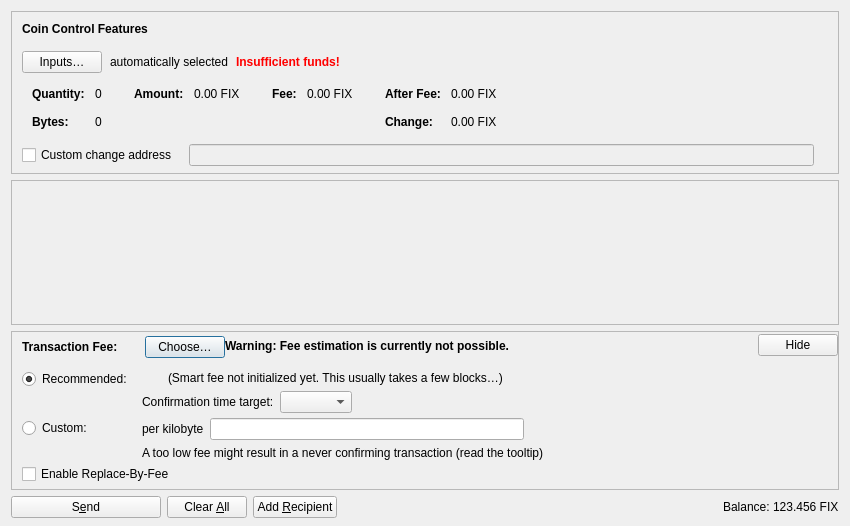
<?xml version="1.0" encoding="UTF-8"?>
<ui version="4.0">
 <class>SendCoinsDialog</class>
 <widget class="QDialog" name="SendCoinsDialog">
  <property name="geometry">
   <rect>
    <x>0</x>
    <y>0</y>
    <width>850</width>
    <height>526</height>
   </rect>
  </property>
  <property name="windowTitle">
   <string>Send Coins</string>
  </property>
  <layout class="QVBoxLayout" name="verticalLayout" stretch="0,1,0,0">
   <property name="bottomMargin">
    <number>8</number>
   </property>
   <item>
    <widget class="QFrame" name="frameCoinControl">
     <property name="sizePolicy">
      <sizepolicy hsizetype="Expanding" vsizetype="Expanding">
       <horstretch>0</horstretch>
       <verstretch>0</verstretch>
      </sizepolicy>
     </property>
     <property name="maximumSize">
      <size>
       <width>16777215</width>
       <height>16777215</height>
      </size>
     </property>
     <property name="frameShape">
      <enum>QFrame::StyledPanel</enum>
     </property>
     <property name="frameShadow">
      <enum>QFrame::Sunken</enum>
     </property>
     <layout class="QVBoxLayout" name="verticalLayoutCoinControl2">
      <property name="spacing">
       <number>0</number>
      </property>
      <property name="leftMargin">
       <number>0</number>
      </property>
      <property name="topMargin">
       <number>0</number>
      </property>
      <property name="rightMargin">
       <number>0</number>
      </property>
      <property name="bottomMargin">
       <number>6</number>
      </property>
      <item>
       <layout class="QVBoxLayout" name="verticalLayoutCoinControl" stretch="0,0,0,0,1">
        <property name="spacing">
         <number>0</number>
        </property>
        <property name="leftMargin">
         <number>10</number>
        </property>
        <property name="topMargin">
         <number>10</number>
        </property>
        <item>
         <layout class="QHBoxLayout" name="horizontalLayoutCoinControl1">
          <property name="bottomMargin">
           <number>15</number>
          </property>
          <item>
           <widget class="QLabel" name="labelCoinControlFeatures">
            <property name="sizePolicy">
             <sizepolicy hsizetype="Preferred" vsizetype="Maximum">
              <horstretch>0</horstretch>
              <verstretch>0</verstretch>
             </sizepolicy>
            </property>
            <property name="font">
             <font>
              <weight>75</weight>
              <bold>true</bold>
             </font>
            </property>
            <property name="styleSheet">
             <string notr="true">font-weight:bold;</string>
            </property>
            <property name="text">
             <string>Coin Control Features</string>
            </property>
           </widget>
          </item>
         </layout>
        </item>
        <item>
         <layout class="QHBoxLayout" name="horizontalLayoutCoinControl2" stretch="0,0,0,0">
          <property name="spacing">
           <number>8</number>
          </property>
          <property name="bottomMargin">
           <number>10</number>
          </property>
          <item>
           <widget class="QPushButton" name="pushButtonCoinControl">
            <property name="styleSheet">
             <string notr="true"/>
            </property>
            <property name="text">
             <string>Inputs…</string>
            </property>
            <property name="autoDefault">
             <bool>false</bool>
            </property>
           </widget>
          </item>
          <item>
           <widget class="QLabel" name="labelCoinControlAutomaticallySelected">
            <property name="text">
             <string>automatically selected</string>
            </property>
            <property name="margin">
             <number>5</number>
            </property>
           </widget>
          </item>
          <item>
           <widget class="QLabel" name="labelCoinControlInsuffFunds">
            <property name="font">
             <font>
              <weight>75</weight>
              <bold>true</bold>
             </font>
            </property>
            <property name="styleSheet">
             <string notr="true">color:red;font-weight:bold;</string>
            </property>
            <property name="text">
             <string>Insufficient funds!</string>
            </property>
            <property name="margin">
             <number>5</number>
            </property>
           </widget>
          </item>
          <item>
           <spacer name="horizontalSpacerCoinControl">
            <property name="orientation">
             <enum>Qt::Horizontal</enum>
            </property>
            <property name="sizeHint" stdset="0">
             <size>
              <width>40</width>
              <height>1</height>
             </size>
            </property>
           </spacer>
          </item>
         </layout>
        </item>
        <item>
         <widget class="QWidget" name="widgetCoinControl" native="true">
          <property name="sizePolicy">
           <sizepolicy hsizetype="Preferred" vsizetype="Preferred">
            <horstretch>0</horstretch>
            <verstretch>0</verstretch>
           </sizepolicy>
          </property>
          <property name="minimumSize">
           <size>
            <width>0</width>
            <height>0</height>
           </size>
          </property>
          <property name="styleSheet">
           <string notr="true"/>
          </property>
          <layout class="QHBoxLayout" name="horizontalLayoutCoinControl5">
           <property name="leftMargin">
            <number>0</number>
           </property>
           <property name="topMargin">
            <number>0</number>
           </property>
           <property name="rightMargin">
            <number>0</number>
           </property>
           <property name="bottomMargin">
            <number>0</number>
           </property>
           <item>
            <layout class="QHBoxLayout" name="horizontalLayoutCoinControl3" stretch="0,0,0,1">
             <property name="spacing">
              <number>20</number>
             </property>
             <property name="topMargin">
              <number>0</number>
             </property>
             <property name="bottomMargin">
              <number>10</number>
             </property>
             <item>
              <layout class="QFormLayout" name="formLayoutCoinControl1">
               <property name="labelAlignment">
                <set>Qt::AlignLeft|Qt::AlignVCenter</set>
               </property>
               <property name="horizontalSpacing">
                <number>10</number>
               </property>
               <property name="verticalSpacing">
                <number>14</number>
               </property>
               <property name="leftMargin">
                <number>10</number>
               </property>
               <property name="topMargin">
                <number>4</number>
               </property>
               <property name="rightMargin">
                <number>6</number>
               </property>
               <item row="0" column="0">
                <widget class="QLabel" name="labelCoinControlQuantityText">
                 <property name="font">
                  <font>
                   <weight>75</weight>
                   <bold>true</bold>
                  </font>
                 </property>
                 <property name="text">
                  <string>Quantity:</string>
                 </property>
                 <property name="margin">
                  <number>0</number>
                 </property>
                </widget>
               </item>
               <item row="0" column="1">
                <widget class="QLabel" name="labelCoinControlQuantity">
                 <property name="cursor">
                  <cursorShape>IBeamCursor</cursorShape>
                 </property>
                 <property name="contextMenuPolicy">
                  <enum>Qt::ActionsContextMenu</enum>
                 </property>
                 <property name="text">
                  <string notr="true">0</string>
                 </property>
                 <property name="margin">
                  <number>0</number>
                 </property>
                 <property name="textInteractionFlags">
                  <set>Qt::LinksAccessibleByMouse|Qt::TextSelectableByKeyboard|Qt::TextSelectableByMouse</set>
                 </property>
                </widget>
               </item>
               <item row="1" column="0">
                <widget class="QLabel" name="labelCoinControlBytesText">
                 <property name="font">
                  <font>
                   <weight>75</weight>
                   <bold>true</bold>
                  </font>
                 </property>
                 <property name="text">
                  <string>Bytes:</string>
                 </property>
                </widget>
               </item>
               <item row="1" column="1">
                <widget class="QLabel" name="labelCoinControlBytes">
                 <property name="cursor">
                  <cursorShape>IBeamCursor</cursorShape>
                 </property>
                 <property name="contextMenuPolicy">
                  <enum>Qt::ActionsContextMenu</enum>
                 </property>
                 <property name="text">
                  <string notr="true">0</string>
                 </property>
                 <property name="textInteractionFlags">
                  <set>Qt::LinksAccessibleByMouse|Qt::TextSelectableByKeyboard|Qt::TextSelectableByMouse</set>
                 </property>
                </widget>
               </item>
              </layout>
             </item>
             <item>
              <layout class="QFormLayout" name="formLayoutCoinControl2">
               <property name="horizontalSpacing">
                <number>10</number>
               </property>
               <property name="verticalSpacing">
                <number>14</number>
               </property>
               <property name="leftMargin">
                <number>6</number>
               </property>
               <property name="topMargin">
                <number>4</number>
               </property>
               <property name="rightMargin">
                <number>6</number>
               </property>
               <item row="0" column="0">
                <widget class="QLabel" name="labelCoinControlAmountText">
                 <property name="font">
                  <font>
                   <weight>75</weight>
                   <bold>true</bold>
                  </font>
                 </property>
                 <property name="text">
                  <string>Amount:</string>
                 </property>
                 <property name="margin">
                  <number>0</number>
                 </property>
                </widget>
               </item>
               <item row="0" column="1">
                <widget class="QLabel" name="labelCoinControlAmount">
                 <property name="cursor">
                  <cursorShape>IBeamCursor</cursorShape>
                 </property>
                 <property name="contextMenuPolicy">
                  <enum>Qt::ActionsContextMenu</enum>
                 </property>
                 <property name="text">
                  <string notr="true">0.00 FIX</string>
                 </property>
                 <property name="textInteractionFlags">
                  <set>Qt::LinksAccessibleByMouse|Qt::TextSelectableByKeyboard|Qt::TextSelectableByMouse</set>
                 </property>
                </widget>
               </item>
              </layout>
             </item>
             <item>
              <layout class="QFormLayout" name="formLayoutCoinControl3">
               <property name="horizontalSpacing">
                <number>10</number>
               </property>
               <property name="verticalSpacing">
                <number>14</number>
               </property>
               <property name="leftMargin">
                <number>6</number>
               </property>
               <property name="topMargin">
                <number>4</number>
               </property>
               <property name="rightMargin">
                <number>6</number>
               </property>
               <item row="0" column="0">
                <widget class="QLabel" name="labelCoinControlFeeText">
                 <property name="font">
                  <font>
                   <weight>75</weight>
                   <bold>true</bold>
                  </font>
                 </property>
                 <property name="text">
                  <string>Fee:</string>
                 </property>
                 <property name="margin">
                  <number>0</number>
                 </property>
                </widget>
               </item>
               <item row="0" column="1">
                <widget class="QLabel" name="labelCoinControlFee">
                 <property name="cursor">
                  <cursorShape>IBeamCursor</cursorShape>
                 </property>
                 <property name="contextMenuPolicy">
                  <enum>Qt::ActionsContextMenu</enum>
                 </property>
                 <property name="text">
                  <string notr="true">0.00 FIX</string>
                 </property>
                 <property name="textInteractionFlags">
                  <set>Qt::LinksAccessibleByMouse|Qt::TextSelectableByKeyboard|Qt::TextSelectableByMouse</set>
                 </property>
                </widget>
               </item>
              </layout>
             </item>
             <item>
              <layout class="QFormLayout" name="formLayoutCoinControl4">
               <property name="labelAlignment">
                <set>Qt::AlignLeft|Qt::AlignVCenter</set>
               </property>
               <property name="horizontalSpacing">
                <number>10</number>
               </property>
               <property name="verticalSpacing">
                <number>14</number>
               </property>
               <property name="leftMargin">
                <number>6</number>
               </property>
               <property name="topMargin">
                <number>4</number>
               </property>
               <property name="rightMargin">
                <number>6</number>
               </property>
               <item row="0" column="0">
                <widget class="QLabel" name="labelCoinControlAfterFeeText">
                 <property name="font">
                  <font>
                   <weight>75</weight>
                   <bold>true</bold>
                  </font>
                 </property>
                 <property name="text">
                  <string>After Fee:</string>
                 </property>
                 <property name="margin">
                  <number>0</number>
                 </property>
                </widget>
               </item>
               <item row="0" column="1">
                <widget class="QLabel" name="labelCoinControlAfterFee">
                 <property name="cursor">
                  <cursorShape>IBeamCursor</cursorShape>
                 </property>
                 <property name="contextMenuPolicy">
                  <enum>Qt::ActionsContextMenu</enum>
                 </property>
                 <property name="text">
                  <string notr="true">0.00 FIX</string>
                 </property>
                 <property name="textInteractionFlags">
                  <set>Qt::LinksAccessibleByMouse|Qt::TextSelectableByKeyboard|Qt::TextSelectableByMouse</set>
                 </property>
                </widget>
               </item>
               <item row="1" column="0">
                <widget class="QLabel" name="labelCoinControlChangeText">
                 <property name="font">
                  <font>
                   <weight>75</weight>
                   <bold>true</bold>
                  </font>
                 </property>
                 <property name="text">
                  <string>Change:</string>
                 </property>
                </widget>
               </item>
               <item row="1" column="1">
                <widget class="QLabel" name="labelCoinControlChange">
                 <property name="cursor">
                  <cursorShape>IBeamCursor</cursorShape>
                 </property>
                 <property name="contextMenuPolicy">
                  <enum>Qt::ActionsContextMenu</enum>
                 </property>
                 <property name="text">
                  <string notr="true">0.00 FIX</string>
                 </property>
                 <property name="textInteractionFlags">
                  <set>Qt::LinksAccessibleByMouse|Qt::TextSelectableByKeyboard|Qt::TextSelectableByMouse</set>
                 </property>
                </widget>
               </item>
              </layout>
             </item>
            </layout>
           </item>
          </layout>
         </widget>
        </item>
        <item>
         <layout class="QHBoxLayout" name="horizontalLayoutCoinControl4" stretch="0,0,0">
          <property name="spacing">
           <number>12</number>
          </property>
          <property name="sizeConstraint">
           <enum>QLayout::SetDefaultConstraint</enum>
          </property>
          <property name="topMargin">
           <number>5</number>
          </property>
          <property name="rightMargin">
           <number>5</number>
          </property>
          <item>
           <widget class="QCheckBox" name="checkBoxCoinControlChange">
            <property name="toolTip">
             <string>If this is activated, but the change address is empty or invalid, change will be sent to a newly generated address.</string>
            </property>
            <property name="text">
             <string>Custom change address</string>
            </property>
           </widget>
          </item>
          <item>
           <widget class="QValidatedLineEdit" name="lineEditCoinControlChange">
            <property name="enabled">
             <bool>false</bool>
            </property>
            <property name="sizePolicy">
             <sizepolicy hsizetype="Expanding" vsizetype="Fixed">
              <horstretch>0</horstretch>
              <verstretch>0</verstretch>
             </sizepolicy>
            </property>
           </widget>
          </item>
          <item>
           <widget class="QLabel" name="labelCoinControlChangeLabel">
            <property name="sizePolicy">
             <sizepolicy hsizetype="Preferred" vsizetype="Expanding">
              <horstretch>0</horstretch>
              <verstretch>0</verstretch>
             </sizepolicy>
            </property>
            <property name="minimumSize">
             <size>
              <width>0</width>
              <height>0</height>
             </size>
            </property>
            <property name="text">
             <string/>
            </property>
            <property name="margin">
             <number>3</number>
            </property>
           </widget>
          </item>
         </layout>
        </item>
        <item>
         <spacer name="verticalSpacerCoinControl">
          <property name="orientation">
           <enum>Qt::Vertical</enum>
          </property>
          <property name="sizeHint" stdset="0">
           <size>
            <width>800</width>
            <height>1</height>
           </size>
          </property>
         </spacer>
        </item>
       </layout>
      </item>
     </layout>
    </widget>
   </item>
   <item>
    <widget class="QScrollArea" name="scrollArea">
     <property name="widgetResizable">
      <bool>true</bool>
     </property>
     <widget class="QWidget" name="scrollAreaWidgetContents">
      <property name="geometry">
       <rect>
        <x>0</x>
        <y>0</y>
        <width>830</width>
        <height>104</height>
       </rect>
      </property>
      <layout class="QVBoxLayout" name="verticalLayout_2" stretch="0,1">
       <property name="leftMargin">
        <number>0</number>
       </property>
       <property name="topMargin">
        <number>0</number>
       </property>
       <property name="rightMargin">
        <number>0</number>
       </property>
       <property name="bottomMargin">
        <number>0</number>
       </property>
       <item>
        <layout class="QVBoxLayout" name="entries">
         <property name="spacing">
          <number>6</number>
         </property>
        </layout>
       </item>
       <item>
        <spacer name="verticalSpacer">
         <property name="orientation">
          <enum>Qt::Vertical</enum>
         </property>
         <property name="sizeHint" stdset="0">
          <size>
           <width>20</width>
           <height>40</height>
          </size>
         </property>
        </spacer>
       </item>
      </layout>
     </widget>
    </widget>
   </item>
   <item>
    <widget class="QFrame" name="frameFee">
     <property name="sizePolicy">
      <sizepolicy hsizetype="Expanding" vsizetype="Expanding">
       <horstretch>0</horstretch>
       <verstretch>0</verstretch>
      </sizepolicy>
     </property>
     <property name="maximumSize">
      <size>
       <width>16777215</width>
       <height>16777215</height>
      </size>
     </property>
     <property name="frameShape">
      <enum>QFrame::StyledPanel</enum>
     </property>
     <property name="frameShadow">
      <enum>QFrame::Sunken</enum>
     </property>
     <layout class="QVBoxLayout" name="verticalLayoutFee1">
      <property name="spacing">
       <number>0</number>
      </property>
      <property name="leftMargin">
       <number>0</number>
      </property>
      <property name="topMargin">
       <number>0</number>
      </property>
      <property name="rightMargin">
       <number>0</number>
      </property>
      <property name="bottomMargin">
       <number>0</number>
      </property>
      <item>
       <layout class="QVBoxLayout" name="verticalLayoutFee2" stretch="0,0,0">
        <property name="spacing">
         <number>0</number>
        </property>
        <property name="leftMargin">
         <number>10</number>
        </property>
        <property name="topMargin">
         <number>0</number>
        </property>
        <item>
         <layout class="QHBoxLayout" name="horizontalLayoutFee1">
          <property name="bottomMargin">
           <number>0</number>
          </property>
          <item>
           <layout class="QVBoxLayout" name="verticalLayoutFee7">
            <property name="spacing">
             <number>0</number>
            </property>
            <item>
             <spacer name="verticalSpacerSmartFee">
              <property name="orientation">
               <enum>Qt::Vertical</enum>
              </property>
              <property name="sizeType">
               <enum>QSizePolicy::Fixed</enum>
              </property>
              <property name="sizeHint" stdset="0">
               <size>
                <width>1</width>
                <height>4</height>
               </size>
              </property>
             </spacer>
            </item>
            <item>
             <layout class="QHBoxLayout" name="horizontalLayoutSmartFee">
              <property name="spacing">
               <number>10</number>
              </property>
              <item>
               <widget class="QLabel" name="labelFeeHeadline">
                <property name="sizePolicy">
                 <sizepolicy hsizetype="Preferred" vsizetype="Maximum">
                  <horstretch>0</horstretch>
                  <verstretch>0</verstretch>
                 </sizepolicy>
                </property>
                <property name="font">
                 <font>
                  <weight>75</weight>
                  <bold>true</bold>
                 </font>
                </property>
                <property name="styleSheet">
                 <string notr="true">font-weight:bold;</string>
                </property>
                <property name="text">
                 <string>Transaction Fee:</string>
                </property>
               </widget>
              </item>
              <item>
               <widget class="QLabel" name="labelFeeMinimized">
                <property name="text">
                 <string/>
                </property>
               </widget>
              </item>
              <item>
               <widget class="QPushButton" name="buttonChooseFee">
                <property name="text">
                 <string>Choose…</string>
                </property>
               </widget>
              </item>
             </layout>
            </item>
            <item>
             <spacer name="verticalSpacer_5">
              <property name="orientation">
               <enum>Qt::Vertical</enum>
              </property>
              <property name="sizeHint" stdset="0">
               <size>
                <width>1</width>
                <height>1</height>
               </size>
              </property>
             </spacer>
            </item>
           </layout>
          </item>
          <item>
           <widget class="QLabel" name="fallbackFeeWarningLabel">
            <property name="toolTip">
             <string>Using the fallbackfee can result in sending a transaction that will take several hours or days (or never) to confirm. Consider choosing your fee manually or wait until you have validated the complete chain.</string>
            </property>
            <property name="font">
            <font>
                <weight>75</weight>
                <bold>true</bold>
            </font>
            </property>
            <property name="text">
             <string>Warning: Fee estimation is currently not possible.</string>
            </property>
            <property name="wordWrap">
             <bool>false</bool>
            </property>
           </widget>
          </item>
          <item>
           <spacer name="horizontalSpacer_4">
            <property name="orientation">
             <enum>Qt::Horizontal</enum>
            </property>
            <property name="sizeType">
             <enum>QSizePolicy::MinimumExpanding</enum>
            </property>
            <property name="sizeHint" stdset="0">
             <size>
              <width>40</width>
              <height>20</height>
             </size>
            </property>
           </spacer>
          </item>
          <item>
           <widget class="QPushButton" name="buttonMinimizeFee">
            <property name="toolTip">
             <string>Hide transaction fee settings</string>
            </property>
            <property name="text">
             <string>Hide</string>
            </property>
           </widget>
          </item>
         </layout>
        </item>
        <item>
         <widget class="QFrame" name="frameFeeSelection">
          <layout class="QVBoxLayout" name="verticalLayoutFee12">
           <property name="spacing">
            <number>0</number>
           </property>
           <property name="leftMargin">
            <number>0</number>
           </property>
           <property name="topMargin">
            <number>0</number>
           </property>
           <property name="rightMargin">
            <number>0</number>
           </property>
           <property name="bottomMargin">
            <number>0</number>
           </property>
           <item>
            <layout class="QGridLayout" name="gridLayoutFee">
             <property name="topMargin">
              <number>10</number>
             </property>
             <property name="bottomMargin">
              <number>4</number>
             </property>
             <property name="horizontalSpacing">
              <number>10</number>
             </property>
             <property name="verticalSpacing">
              <number>4</number>
             </property>
             <item row="1" column="1">
              <layout class="QVBoxLayout" name="verticalLayoutFee8">
               <property name="spacing">
                <number>6</number>
               </property>
               <item>
                <layout class="QHBoxLayout" name="horizontalLayoutFee13">
                 <item>
                  <widget class="QLabel" name="labelCustomPerKilobyte">
                   <property name="toolTip">
                    <string>Specify a custom fee per kB (1,000 bytes) of the transaction's virtual size.

Note:  Since the fee is calculated on a per-byte basis, a fee rate of "100 satoshis per kvB" for a transaction size of 500 virtual bytes (half of 1 kvB) would ultimately yield a fee of only 50 satoshis.</string>
                   </property>
                   <property name="text">
                    <string>per kilobyte</string>
                   </property>
                  </widget>
                 </item>
                 <item>
                  <widget class="FixedCoinAmountField" name="customFee"/>
                 </item>
                 <item>
                  <spacer name="horizontalSpacer_6">
                   <property name="orientation">
                    <enum>Qt::Horizontal</enum>
                   </property>
                   <property name="sizeHint" stdset="0">
                    <size>
                     <width>1</width>
                     <height>1</height>
                    </size>
                   </property>
                  </spacer>
                 </item>
                </layout>
               </item>
               <item>
                <layout class="QHBoxLayout" name="horizontalLayoutFee8">
                 <item>
                  <widget class="QLabel" name="labelCustomFeeWarning">
                   <property name="enabled">
                    <bool>true</bool>
                   </property>
                   <property name="toolTip">
                    <string>When there is less transaction volume than space in the blocks, miners as well as relaying nodes may enforce a minimum fee. Paying only this minimum fee is just fine, but be aware that this can result in a never confirming transaction once there is more demand for fixedcoin transactions than the network can process.</string>
                   </property>
                   <property name="text">
                    <string>A too low fee might result in a never confirming transaction (read the tooltip)</string>
                   </property>
                  </widget>
                 </item>
                 <item>
                  <spacer name="horizontalSpacer_2">
                   <property name="orientation">
                    <enum>Qt::Horizontal</enum>
                   </property>
                   <property name="sizeHint" stdset="0">
                    <size>
                     <width>1</width>
                     <height>1</height>
                    </size>
                   </property>
                  </spacer>
                 </item>
                </layout>
               </item>
              </layout>
             </item>
             <item row="0" column="0">
              <layout class="QVBoxLayout" name="verticalLayoutFee4" stretch="0,1">
               <item>
                <widget class="QRadioButton" name="radioSmartFee">
                 <property name="text">
                  <string>Recommended:</string>
                 </property>
                 <property name="checked">
                  <bool>true</bool>
                 </property>
                 <attribute name="buttonGroup">
                  <string notr="true">groupFee</string>
                 </attribute>
                </widget>
               </item>
               <item>
                <spacer name="verticalSpacer_2">
                 <property name="orientation">
                  <enum>Qt::Vertical</enum>
                 </property>
                 <property name="sizeHint" stdset="0">
                  <size>
                   <width>1</width>
                   <height>1</height>
                  </size>
                 </property>
                </spacer>
               </item>
              </layout>
             </item>
             <item row="1" column="0">
              <layout class="QVBoxLayout" name="verticalLayoutFee9" stretch="0,1">
               <item>
                <widget class="QRadioButton" name="radioCustomFee">
                 <property name="text">
                  <string>Custom:</string>
                 </property>
                 <attribute name="buttonGroup">
                  <string notr="true">groupFee</string>
                 </attribute>
                </widget>
               </item>
               <item>
                <spacer name="verticalSpacer_6">
                 <property name="orientation">
                  <enum>Qt::Vertical</enum>
                 </property>
                 <property name="sizeHint" stdset="0">
                  <size>
                   <width>1</width>
                   <height>1</height>
                  </size>
                 </property>
                </spacer>
               </item>
              </layout>
             </item>
             <item row="0" column="1">
              <layout class="QVBoxLayout" name="verticalLayoutFee3" stretch="0,0,1">
               <property name="spacing">
                <number>6</number>
               </property>
               <property name="topMargin">
                <number>2</number>
               </property>
               <item>
                <layout class="QHBoxLayout" name="horizontalLayoutFee12">
                 <item>
                  <widget class="QLabel" name="labelSmartFee">
                   <property name="text">
                    <string/>
                   </property>
                  </widget>
                 </item>
                 <item>
                  <widget class="QLabel" name="labelFeeEstimation">
                   <property name="text">
                    <string/>
                   </property>
                  </widget>
                 </item>
                 <item>
                  <widget class="QLabel" name="labelSmartFee2">
                   <property name="text">
                    <string>(Smart fee not initialized yet. This usually takes a few blocks…)</string>
                   </property>
                  </widget>
                 </item>
                 <item>
                  <spacer name="horizontalSpacer_5">
                   <property name="orientation">
                    <enum>Qt::Horizontal</enum>
                   </property>
                   <property name="sizeHint" stdset="0">
                    <size>
                     <width>1</width>
                     <height>1</height>
                    </size>
                   </property>
                  </spacer>
                 </item>
                </layout>
               </item>
               <item>
                <layout class="QHBoxLayout" name="horizontalLayoutFee9">
                 <item>
                  <layout class="QVBoxLayout" name="verticalLayoutFee6">
                   <item>
                    <widget class="QLabel" name="labelSmartFee3">
                     <property name="text">
                      <string>Confirmation time target:</string>
                     </property>
                    </widget>
                   </item>
                  </layout>
                 </item>
                 <item>
                  <layout class="QVBoxLayout" name="verticalLayoutFee5">
                   <property name="rightMargin">
                    <number>30</number>
                   </property>
                   <item>
                    <layout class="QHBoxLayout" name="horizontalLayoutConfTarget">
                     <property name="bottomMargin">
                      <number>0</number>
                     </property>
                     <item>
                      <widget class="QComboBox" name="confTargetSelector"/>
                     </item>
                     <item>
                      <spacer name="horizontalSpacerConfTarget">
                       <property name="orientation">
                        <enum>Qt::Horizontal</enum>
                       </property>
                       <property name="sizeHint" stdset="0">
                        <size>
                         <width>40</width>
                         <height>20</height>
                        </size>
                       </property>
                      </spacer>
                     </item>
                    </layout>
                   </item>
                  </layout>
                 </item>
                </layout>
               </item>
               <item>
                <spacer name="verticalSpacer_4">
                 <property name="orientation">
                  <enum>Qt::Vertical</enum>
                 </property>
                 <property name="sizeHint" stdset="0">
                  <size>
                   <width>1</width>
                   <height>1</height>
                  </size>
                 </property>
                </spacer>
               </item>
              </layout>
             </item>
            </layout>
           </item>
           <item>
            <widget class="QCheckBox" name="optInRBF">
             <property name="text">
              <string>Enable Replace-By-Fee</string>
             </property>
             <property name="toolTip">
              <string>With Replace-By-Fee (BIP-125) you can increase a transaction's fee after it is sent. Without this, a higher fee may be recommended to compensate for increased transaction delay risk.</string>
             </property>
            </widget>
           </item>
          </layout>
         </widget>
        </item>
        <item>
         <spacer name="verticalSpacerFee">
          <property name="orientation">
           <enum>Qt::Vertical</enum>
          </property>
          <property name="sizeHint" stdset="0">
           <size>
            <width>40</width>
            <height>5</height>
           </size>
          </property>
         </spacer>
        </item>
       </layout>
      </item>
     </layout>
    </widget>
   </item>
   <item>
    <layout class="QHBoxLayout" name="horizontalLayout">
     <item>
      <widget class="QPushButton" name="sendButton">
       <property name="minimumSize">
        <size>
         <width>150</width>
         <height>0</height>
        </size>
       </property>
       <property name="toolTip">
        <string>Confirm the send action</string>
       </property>
       <property name="text">
        <string>S&amp;end</string>
       </property>
       <property name="icon">
        <iconset resource="../fixedcoin.qrc">
         <normaloff>:/icons/send</normaloff>:/icons/send</iconset>
       </property>
       <property name="autoDefault">
        <bool>false</bool>
       </property>
       <property name="default">
        <bool>false</bool>
       </property>
      </widget>
     </item>
     <item>
      <widget class="QPushButton" name="clearButton">
       <property name="sizePolicy">
        <sizepolicy hsizetype="Minimum" vsizetype="Fixed">
         <horstretch>0</horstretch>
         <verstretch>0</verstretch>
        </sizepolicy>
       </property>
       <property name="toolTip">
        <string>Clear all fields of the form.</string>
       </property>
       <property name="text">
        <string>Clear &amp;All</string>
       </property>
       <property name="icon">
        <iconset resource="../fixedcoin.qrc">
         <normaloff>:/icons/remove</normaloff>:/icons/remove</iconset>
       </property>
       <property name="autoDefault">
        <bool>false</bool>
       </property>
      </widget>
     </item>
     <item>
      <widget class="QPushButton" name="addButton">
       <property name="toolTip">
        <string>Send to multiple recipients at once</string>
       </property>
       <property name="text">
        <string>Add &amp;Recipient</string>
       </property>
       <property name="icon">
        <iconset resource="../fixedcoin.qrc">
         <normaloff>:/icons/add</normaloff>:/icons/add</iconset>
       </property>
       <property name="autoDefault">
        <bool>false</bool>
       </property>
      </widget>
     </item>
     <item>
      <spacer name="horizontalSpacer">
       <property name="orientation">
        <enum>Qt::Horizontal</enum>
       </property>
       <property name="sizeHint" stdset="0">
        <size>
         <width>40</width>
         <height>20</height>
        </size>
       </property>
      </spacer>
     </item>
     <item>
      <layout class="QHBoxLayout" name="horizontalLayout_2">
       <property name="spacing">
        <number>3</number>
       </property>
       <item>
        <widget class="QLabel" name="labelBalanceName">
         <property name="sizePolicy">
          <sizepolicy hsizetype="Preferred" vsizetype="Fixed">
           <horstretch>0</horstretch>
           <verstretch>0</verstretch>
          </sizepolicy>
         </property>
         <property name="text">
          <string>Balance:</string>
         </property>
        </widget>
       </item>
       <item>
        <widget class="QLabel" name="labelBalance">
         <property name="sizePolicy">
          <sizepolicy hsizetype="Preferred" vsizetype="Fixed">
           <horstretch>0</horstretch>
           <verstretch>0</verstretch>
          </sizepolicy>
         </property>
         <property name="cursor">
          <cursorShape>IBeamCursor</cursorShape>
         </property>
         <property name="text">
          <string notr="true">123.456 FIX</string>
         </property>
         <property name="textInteractionFlags">
          <set>Qt::LinksAccessibleByMouse|Qt::TextSelectableByKeyboard|Qt::TextSelectableByMouse</set>
         </property>
        </widget>
       </item>
      </layout>
     </item>
    </layout>
   </item>
  </layout>
 </widget>
 <customwidgets>
  <customwidget>
   <class>QValidatedLineEdit</class>
   <extends>QLineEdit</extends>
   <header>qt/qvalidatedlineedit.h</header>
  </customwidget>
  <customwidget>
   <class>FixedCoinAmountField</class>
   <extends>QLineEdit</extends>
   <header>qt/fixedcoinamountfield.h</header>
   <container>1</container>
  </customwidget>
 </customwidgets>
 <resources>
  <include location="../fixedcoin.qrc"/>
 </resources>
 <connections/>
 <buttongroups>
  <buttongroup name="groupFee"/>
 </buttongroups>
</ui>
